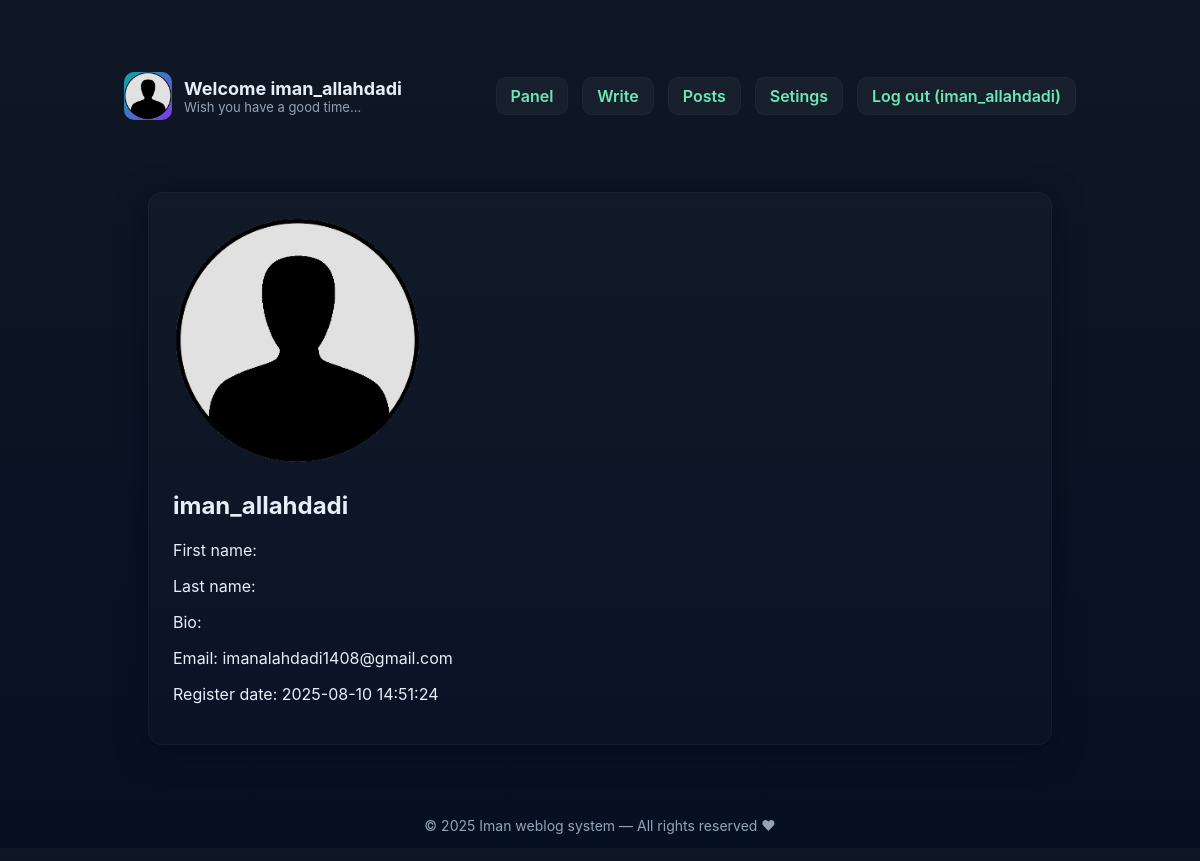
/accounting.php?username=iman_allahdadi (signed in), run on the app's committed database.
### tables this page shows
CREATE TABLE `users` (
  `user_id` int NOT NULL AUTO_INCREMENT,
  `username` varchar(255) NOT NULL,
  `email` varchar(255) NOT NULL,
  `first_name` varchar(255) DEFAULT NULL,
  `last_name` varchar(255) DEFAULT NULL,
  `bio` varchar(2000) DEFAULT NULL,
  `password` varchar(255) NOT NULL,
  `token` varchar(32) DEFAULT NULL,
  `registration_data` timestamp NULL DEFAULT CURRENT_TIMESTAMP,
  PRIMARY KEY (`user_id`),
  UNIQUE KEY `username` (`username`),
  UNIQUE KEY `email` (`email`),
  UNIQUE KEY `token` (`token`)
);

### accounting.php (the view, shortened to what this page needs)
<?php
include "header.php";
?>
<?php
include 'db.php';
if(isset($_SESSION['is_logged']) === true){ ?>
    <div class="container">
    <header>
      <div class="brand">
        <div class="logo">
          <img src="<?='/get_image.php?imgsrc=statics/images/' . md5($_SESSION['user_id']) . '.png'; ?>" onerror="this.src='/statics/images/user.png'" alt="logo"></img>
        </div>
        <div>
          <h1>Welcome <?php echo $_SESSION['username']; ?></h1>
          <p class="lead">Wish you have a good time...</p>
        </div>
      </div>
      <nav>
        <a class="btn" href="user_panel.php">Panel</a>
        <a class="btn" href="write_post.php">Write</a>
        <a class="btn" href="my_posts.php">Posts</a>
        <a class="btn" href="settings.php">Setings</a>
        <a class="btn" href="/logout.php" >Log out (<?php echo $_SESSION['username']?>)</a>
      </nav>
    </header>
<?php
    if(array_key_exists('username', $_GET)){
        $username=$_GET['username'];
        $username_safe = mysqli_real_escape_string($conn, $username);
        $sql="SELECT * FROM users WHERE username='$username_safe'";
        $result=mysqli_query($conn, $sql);
        $row=mysqli_fetch_assoc($result);
        ?>
        <div class="container">
        <div class="card">
            <img src="<?='/get_image.php?imgsrc=statics/images/' . md5($row['user_id']) . '.png'; ?>" onerror="this.src='/statics/images/user.png'" alt="logo" width="300" height="300"></img>
            <h2><?php echo $row['username']; ?></h2>
            <p class="username">First name: <?php echo $row['first_name']; ?></p>
            <p class="username">Last name: <?php echo $row['last_name']; ?></p>
            <p class="bio">Bio: <?php echo $row['bio']; ?></p>
            <p class="email">Email: <?php echo $row['email']; ?></p>
            <p class="registration">Register date: <?php echo $row['registration_data']; ?></p>
        </div>
        </div>
<?php } } ?>
    <footer>
      © <span id="year"></span> Iman weblog system — All rights reserved ♥
    </footer>
  </div>
</body>
</html>

### statics/styles.css (style rules this page uses)
:root { --bg:#0f1724; --card:#111827; --muted:#94a3b8; --accent:#6ee7b7; --glass: rgba(255,255,255,0.04); --radius:14px; font-family: Inter, ui-sans-serif, system-ui, -apple-system, "Segoe UI", Roboto, "Helvetica Neue", Arial; color-scheme: dark; }
* { box-sizing:border-box }
html,body { height:100%;margin:0;background:linear-gradient(180deg,var(--bg) 0%, #071023 100%);color:#e6eef8 }
a { color:var(--accent);text-decoration:none }
.container { max-width:1000px;margin:48px auto;padding:24px }
header { display:flex;align-items:center;justify-content:space-between;margin-bottom:28px }
.brand { display:flex;gap:12px;align-items:center }
.logo { width:48px;height:48px;border-radius:10px;background:linear-gradient(135deg,#0ea5a4,#7c3aed);display:flex;align-items:center;justify-content:center;font-weight:700 }
h1 { font-size:18px;margin:0 }
p.lead { margin:0;color:var(--muted);font-size:13px }
nav { display:flex;gap:14px;align-items:center }
.btn { padding:8px 14px;border-radius:10px;background:var(--glass);border:1px solid rgba(255,255,255,0.03);font-weight:600 }
.card { background:linear-gradient(180deg, rgba(255,255,255,0.02), rgba(255,255,255,0.01));padding:24px;border-radius:var(--radius);box-shadow:0 6px 30px rgba(2,6,23,0.6);border:1px solid rgba(255,255,255,0.03) }
footer { margin:40px 0 20px;color:var(--muted);text-align:center;font-size:14px }
.btn, .post, .feature { transition:transform .18s ease, box-shadow .18s ease }

### accounting.php (style rules this page uses)
.card img { width: 250px; height: 250px; border-radius: 10%; object-fit: cover; }
.logo img { width: 100%; height: 100%; object-fit: cover; border-radius: inherit; }

### data on the page
users: username "iman_allahdadi", email "imanalahdadi1408@gmail.com", registration_data "2025-08-10 14:51:24"

### other printed values
$_SESSION['username'] "iman_allahdadi"
